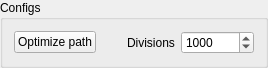
<?xml version="1.0" encoding="UTF-8"?>
<ui version="4.0">
 <class>ConfigsFrame</class>
 <widget class="QGroupBox" name="ConfigsFrame">
  <property name="geometry">
   <rect>
    <x>0</x>
    <y>0</y>
    <width>268</width>
    <height>56</height>
   </rect>
  </property>
  <property name="windowTitle">
   <string>Configs</string>
  </property>
  <property name="title">
   <string>Configs</string>
  </property>
  <layout class="QHBoxLayout" name="horizontalLayout">
   <item>
    <widget class="QPushButton" name="btn_optimize">
     <property name="statusTip">
      <string>Optimize a path interpolating the configs</string>
     </property>
     <property name="text">
      <string>Optimize path</string>
     </property>
    </widget>
   </item>
   <item alignment="Qt::AlignRight">
    <widget class="QLabel" name="label">
     <property name="text">
      <string>Divisions</string>
     </property>
    </widget>
   </item>
   <item>
    <widget class="QSpinBox" name="spin_numDivs">
     <property name="minimum">
      <number>2</number>
     </property>
     <property name="maximum">
      <number>10000</number>
     </property>
     <property name="value">
      <number>1000</number>
     </property>
    </widget>
   </item>
  </layout>
 </widget>
 <resources/>
 <connections>
  <connection>
   <sender>btn_optimize</sender>
   <signal>clicked()</signal>
   <receiver>ConfigsFrame</receiver>
   <slot>Optimize()</slot>
   <hints>
    <hint type="sourcelabel">
     <x>61</x>
     <y>37</y>
    </hint>
    <hint type="destinationlabel">
     <x>109</x>
     <y>26</y>
    </hint>
   </hints>
  </connection>
 </connections>
 <slots>
  <slot>Optimize()</slot>
 </slots>
</ui>
